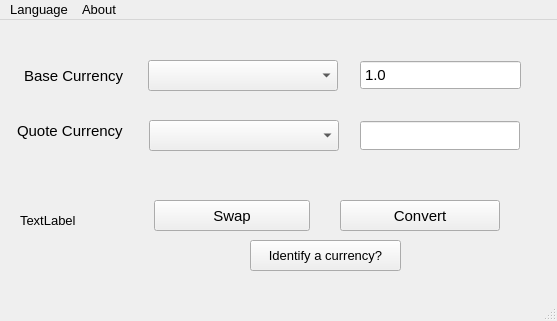
<?xml version="1.0" encoding="UTF-8"?>
<ui version="4.0">
 <class>MainWindow</class>
 <widget class="QMainWindow" name="MainWindow">
  <property name="geometry">
   <rect>
    <x>0</x>
    <y>0</y>
    <width>557</width>
    <height>321</height>
   </rect>
  </property>
  <property name="font">
   <font>
    <pointsize>10</pointsize>
   </font>
  </property>
  <property name="windowTitle">
   <string>Currency Calculator</string>
  </property>
  <widget class="QWidget" name="centralwidget">
   <widget class="QPushButton" name="pushButton_2">
    <property name="geometry">
     <rect>
      <x>154</x>
      <y>180</y>
      <width>156</width>
      <height>31</height>
     </rect>
    </property>
    <property name="font">
     <font>
      <family>MS Shell Dlg 2</family>
      <pointsize>11</pointsize>
     </font>
    </property>
    <property name="text">
     <string>Swap</string>
    </property>
   </widget>
   <widget class="QPushButton" name="pushButton_3">
    <property name="geometry">
     <rect>
      <x>340</x>
      <y>180</y>
      <width>160</width>
      <height>31</height>
     </rect>
    </property>
    <property name="font">
     <font>
      <family>MS Shell Dlg 2</family>
      <pointsize>11</pointsize>
     </font>
    </property>
    <property name="text">
     <string>Convert</string>
    </property>
    <property name="shortcut">
     <string>Return</string>
    </property>
   </widget>
   <widget class="QComboBox" name="comboBox">
    <property name="geometry">
     <rect>
      <x>148</x>
      <y>40</y>
      <width>190</width>
      <height>31</height>
     </rect>
    </property>
    <property name="font">
     <font>
      <family>MS Shell Dlg 2</family>
      <pointsize>11</pointsize>
     </font>
    </property>
    <property name="currentText">
     <string/>
    </property>
   </widget>
   <widget class="QComboBox" name="comboBox_2">
    <property name="geometry">
     <rect>
      <x>149</x>
      <y>100</y>
      <width>190</width>
      <height>31</height>
     </rect>
    </property>
    <property name="font">
     <font>
      <family>MS Shell Dlg 2</family>
      <pointsize>11</pointsize>
     </font>
    </property>
   </widget>
   <widget class="QLabel" name="label">
    <property name="geometry">
     <rect>
      <x>24</x>
      <y>40</y>
      <width>121</width>
      <height>31</height>
     </rect>
    </property>
    <property name="font">
     <font>
      <family>MS Shell Dlg 2</family>
      <pointsize>11</pointsize>
     </font>
    </property>
    <property name="text">
     <string>Base Currency</string>
    </property>
   </widget>
   <widget class="QLabel" name="label_2">
    <property name="geometry">
     <rect>
      <x>17</x>
      <y>100</y>
      <width>131</width>
      <height>21</height>
     </rect>
    </property>
    <property name="font">
     <font>
      <family>MS Shell Dlg 2</family>
      <pointsize>11</pointsize>
     </font>
    </property>
    <property name="text">
     <string>Quote Currency</string>
    </property>
   </widget>
   <widget class="QDoubleSpinBox" name="doubleSpinBox">
    <property name="geometry">
     <rect>
      <x>360</x>
      <y>40</y>
      <width>161</width>
      <height>30</height>
     </rect>
    </property>
    <property name="sizePolicy">
     <sizepolicy hsizetype="Expanding" vsizetype="Expanding">
      <horstretch>0</horstretch>
      <verstretch>0</verstretch>
     </sizepolicy>
    </property>
    <property name="font">
     <font>
      <family>MS Shell Dlg 2</family>
      <pointsize>11</pointsize>
     </font>
    </property>
    <property name="focusPolicy">
     <enum>Qt::WheelFocus</enum>
    </property>
    <property name="acceptDrops">
     <bool>false</bool>
    </property>
    <property name="autoFillBackground">
     <bool>false</bool>
    </property>
    <property name="readOnly">
     <bool>false</bool>
    </property>
    <property name="buttonSymbols">
     <enum>QAbstractSpinBox::NoButtons</enum>
    </property>
    <property name="decimals">
     <number>1</number>
    </property>
    <property name="minimum">
     <double>1.000000000000000</double>
    </property>
    <property name="maximum">
     <double>100000000.000000000000000</double>
    </property>
    <property name="value">
     <double>1.000000000000000</double>
    </property>
   </widget>
   <widget class="QLineEdit" name="doubleSpinBox_2">
    <property name="geometry">
     <rect>
      <x>360</x>
      <y>101</y>
      <width>160</width>
      <height>29</height>
     </rect>
    </property>
    <property name="font">
     <font>
      <family>MS Shell Dlg 2</family>
      <pointsize>11</pointsize>
     </font>
    </property>
    <property name="dragEnabled">
     <bool>true</bool>
    </property>
    <property name="readOnly">
     <bool>true</bool>
    </property>
   </widget>
   <widget class="QPushButton" name="pushButton">
    <property name="geometry">
     <rect>
      <x>250</x>
      <y>220</y>
      <width>151</width>
      <height>31</height>
     </rect>
    </property>
    <property name="text">
     <string>Identify a currency?</string>
    </property>
   </widget>
   <widget class="QLabel" name="le">
    <property name="geometry">
     <rect>
      <x>20</x>
      <y>140</y>
      <width>91</width>
      <height>121</height>
     </rect>
    </property>
    <property name="text">
     <string>TextLabel</string>
    </property>
   </widget>
   <widget class="QLabel" name="label_3">
    <property name="geometry">
     <rect>
      <x>130</x>
      <y>259</y>
      <width>391</width>
      <height>21</height>
     </rect>
    </property>
    <property name="sizePolicy">
     <sizepolicy hsizetype="Expanding" vsizetype="Preferred">
      <horstretch>0</horstretch>
      <verstretch>0</verstretch>
     </sizepolicy>
    </property>
    <property name="text">
     <string/>
    </property>
   </widget>
  </widget>
  <widget class="QMenuBar" name="menubar">
   <property name="geometry">
    <rect>
     <x>0</x>
     <y>0</y>
     <width>557</width>
     <height>21</height>
    </rect>
   </property>
   <widget class="QMenu" name="menuAbout">
    <property name="title">
     <string>About</string>
    </property>
   </widget>
   <widget class="QMenu" name="menuSettings">
    <property name="title">
     <string>Language</string>
    </property>
    <addaction name="actionEnglish"/>
    <addaction name="separator"/>
    <addaction name="actionYoruba"/>
    <addaction name="separator"/>
    <addaction name="actionIgbo"/>
    <addaction name="separator"/>
    <addaction name="actionHausa"/>
   </widget>
   <addaction name="menuSettings"/>
   <addaction name="menuAbout"/>
  </widget>
  <widget class="QStatusBar" name="statusbar"/>
  <action name="actionokay">
   <property name="text">
    <string>Settings</string>
   </property>
  </action>
  <action name="actionCalculator">
   <property name="text">
    <string>Calculator</string>
   </property>
  </action>
  <action name="actionExit">
   <property name="text">
    <string>Exit</string>
   </property>
  </action>
  <action name="actionEnglish">
   <property name="text">
    <string>English</string>
   </property>
  </action>
  <action name="actionYoruba">
   <property name="text">
    <string>Yoruba</string>
   </property>
  </action>
  <action name="actionIgbo">
   <property name="text">
    <string>Igbo</string>
   </property>
  </action>
  <action name="actionHausa">
   <property name="text">
    <string>Hausa</string>
   </property>
  </action>
 </widget>
 <tabstops>
  <tabstop>comboBox</tabstop>
  <tabstop>comboBox_2</tabstop>
  <tabstop>doubleSpinBox</tabstop>
  <tabstop>pushButton_3</tabstop>
  <tabstop>pushButton_2</tabstop>
  <tabstop>pushButton</tabstop>
  <tabstop>doubleSpinBox_2</tabstop>
 </tabstops>
 <resources/>
 <connections/>
</ui>
